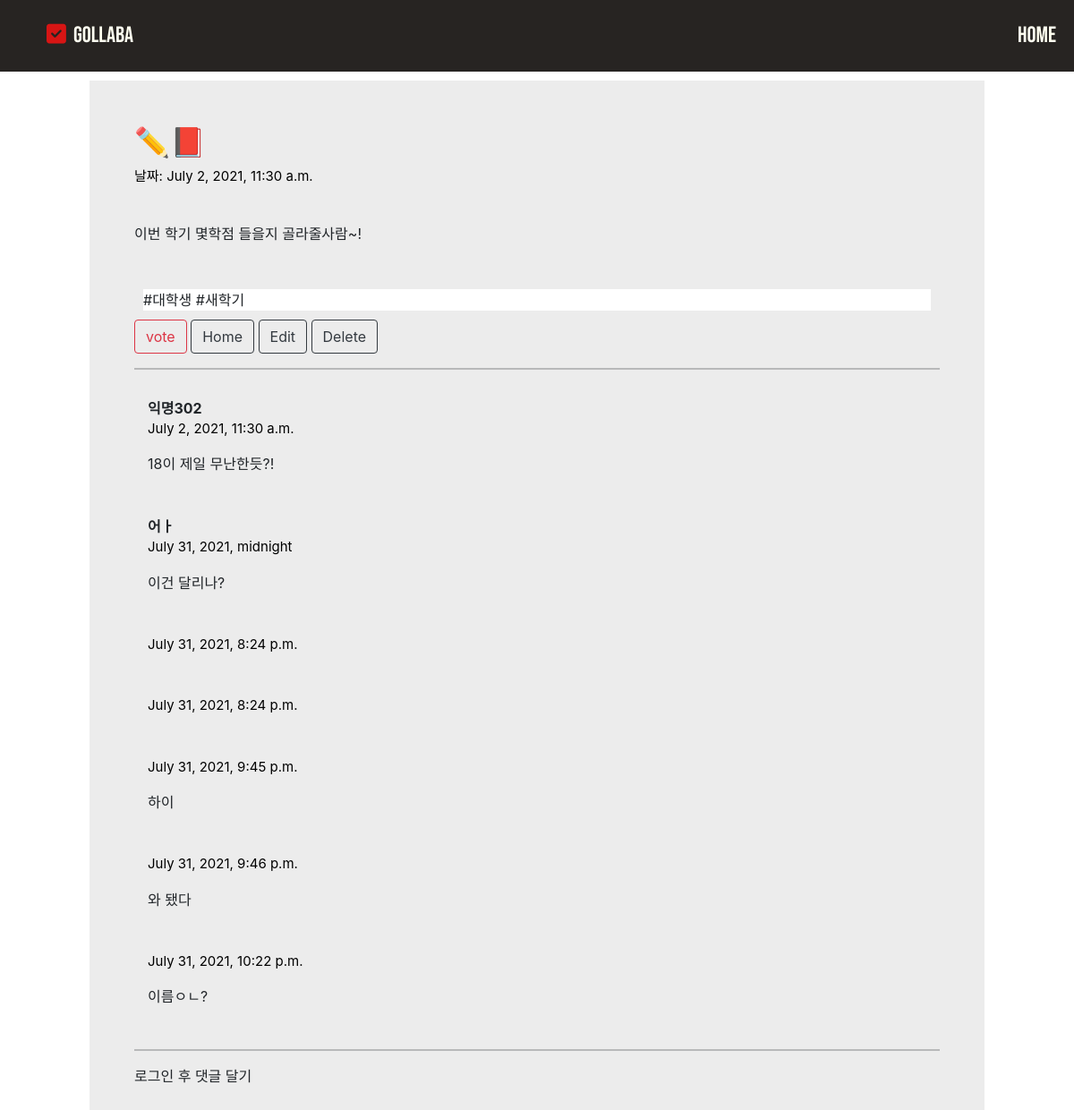
The page /blog/1 on the database its author committed.
### blog/models.py (models this page shows, shortened)
class Blog(models.Model):
    title = models.CharField(max_length=200)
    pub_date = models.DateTimeField('date published')
    body = models.TextField()
    hashtag = models.ManyToManyField(HashTag)

class HashTag(models.Model):
    hashtag_name = models.CharField(max_length=100)
    def __str__(self):
        return self.hashtag_name

class Comment(models.Model):
    post = models.ForeignKey(
        Blog, related_name='comments', on_delete=models.CASCADE, null=True)
    author_name = models.CharField(max_length=20)
    comment_text = models.TextField()
    created_at = models.DateTimeField(default=timezone.now)

### blog/views.py (the view)
# urls.py: path("blog/<int:blog_id>", blog.detail, name="detail"),
def detail(request, blog_id):
    blog_detail = get_object_or_404(Blog, pk=blog_id)
    comments = Comment.objects.filter(post=blog_id)
    blog_hashtag = blog_detail.hashtag.all()
    if request.method == "POST":
        comment = Comment()
        comment.post = blog_detail
        comment.comment_text = request.POST['body']
        comment.date = timezone.now()
        comment.save()
    return render(request, 'detail.html', {'blog': blog_detail, 'comments': comments, 'hashtags': blog_hashtag})

### blog/templates/detail.html (shortened to what this page needs)
{% load static %}
<!DOCTYPE html>
<html lang="en">
<head>
    <link href="https://cdn.jsdelivr.net/npm/bootstrap@5.0.0/dist/css/bootstrap.min.css" rel="stylesheet">
    <link rel="stylesheet" href="{% static 'css/detail.css' %}" type="text/css">
    <link rel="stylesheet" href="{% static 'css/main.css' %}" type="text/css">
    <link rel="stylesheet" href="https://stackpath.bootstrapcdn.com/bootstrap/4.3.1/css/bootstrap.min.css">
    <link href="https://cdn.jsdelivr.net/npm/bootstrap@5.0.0/dist/css/bootstrap.min.css" rel="stylesheet">
    <link rel="stylesheet" href="https://cdn.jsdelivr.net/npm/bootstrap-icons@1.5.0/font/bootstrap-icons.css">
    <link rel="stylesheet" href="https://stackpath.bootstrapcdn.com/bootstrap/4.1.3/css/bootstrap.min.css">
</head>
<body>
    <nav class="navbar">
        <ul class="navbar_logo">
            <li><a href="#"><i class="fas fa-check-square"></i></a></li>
            <li><a href="{% url 'home' %}" id="rr">Gollaba</a></li>
        </ul>
        <ul class="navbar_menu">
            <li><a href="{% url 'home' %}">HOME</a></li>
    </nav>
    <div class="content-box">
        <div class="blank1">
        </div>
        <div class="outer">
            <div class="title">
                <h2>{{ blog.title }}</h2>
                <p class="date">날짜: {{ blog.pub_date }}</p>
            </div>
            <br>
            <div class="body">
                <p>{{ blog.body }}</p>
            </div>
            <br>
            <p class="hashtag">
                {% for hashtag in hashtags.all %}
                #{{ hashtag }}
                {% endfor %}
            </p>
            <div class="buttons">
                <a class="btn btn-outline-danger" href="{% url 'main' %}">vote</a>
                <a href="{% url 'home' %}" class="btn btn-outline-dark" >Home</a>
                <a href="{% url 'edit' blog.id %}" class="btn btn-outline-dark">Edit</a>
                <a href="{% url 'delete' blog.id %}" class="btn btn-outline-dark">Delete</a>
            </div>
            <hr>
            {% for comment in blog.comments.all %}
            <div class="comment">
                <strong> {{ comment.author_name }}</strong>
                <div class="date">  {{ comment.created_at }}</div>
                <p> {{comment.comment_text|linebreaks }}</p>
            </div>
            {% empty %}
            <p>댓글을 달아주세요 :)</p>
            {% endfor %}
            <hr>
            {% if not user.is_authenticated %}
                <p>로그인 후 댓글 달기</p>
            {% endif %}
                </div>
                <div class="blank2">
                </div>
            </div>
    </body>
</html>

### blog/static/css/detail.css (style rules this page uses)
.content-box { display: grid; grid-template-columns: 1fr 2fr 1fr; }
.outer { width: 1000px; background-color: rgb(236, 236, 236); padding: 5%; }
.title { display: grid; width: 1000px; }
.body { display: grid; width: 1000px; }
.date { font-size: 15px; color: black; }
.comment { border: 1px; border-style: none; padding: 15px; }
.outer > .hashtag { margin: 10px; background-color:rgb(255, 255, 255); }
.content-box { margin: 10px; }

### blog/static/css/main.css (style rules this page uses)
* { list-style: none; text-decoration: none; margin: 0px; padding: 0px; }
.navbar { font-family: 'Bebas Neue', cursive; display: flex; justify-content: space-around; align-items: center; width: 100%; height: 80px; background-color: #272422; font-size: 25px; text-align: center; }
.navbar_logo { display : flex; list-style: none; margin: 0; }
.navbar_logo li { padding: 4px; margin: 0; }
.navbar_logo li a { color: #D71514; margin: 0; }
#rr { color: ivory; }
.navbar_menu { display : flex; list-style: none; margin:0; justify-content: center; text-align: center; align-items: center; }
.navbar_menu li { padding: 4px; margin: 0; text-align: center; justify-content: center; align-items: center; }
.navbar_menu li a { color: ivory; }

### rows shown on the page
Blog: title "✏📕", pub_date "July 2, 2021, 11:30 a.m.", body "이번 학기 몇학점 들을지 골라줄사람~!"
HashTag: hashtag_name "대학생"
HashTag: hashtag_name "새학기"
Comment: author_name "익명302", created_at "July 2, 2021, 11:30 a.m.", comment_text "18이 제일 무난한듯?!"
Comment: author_name "어ㅏ", created_at "July 31, 2021, midnight", comment_text "이건 달리나?"
Comment: created_at "July 31, 2021, 8:24 p.m."
Comment: created_at "July 31, 2021, 8:24 p.m."
Comment: created_at "July 31, 2021, 9:45 p.m.", comment_text "하이"
Comment: created_at "July 31, 2021, 9:46 p.m.", comment_text "와 됐다"
Comment: created_at "July 31, 2021, 10:22 p.m.", comment_text "이름ㅇㄴ?"
